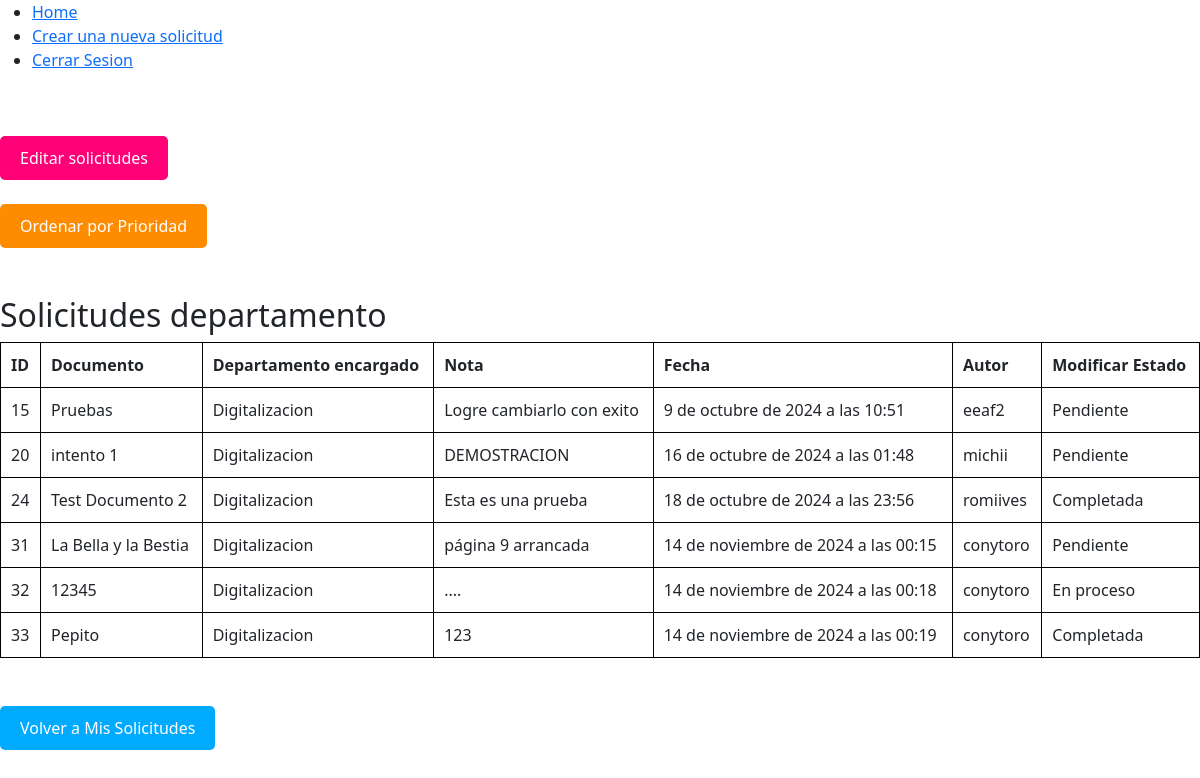
Before: /solicitudes_dep/ (signed in) with the older database file.
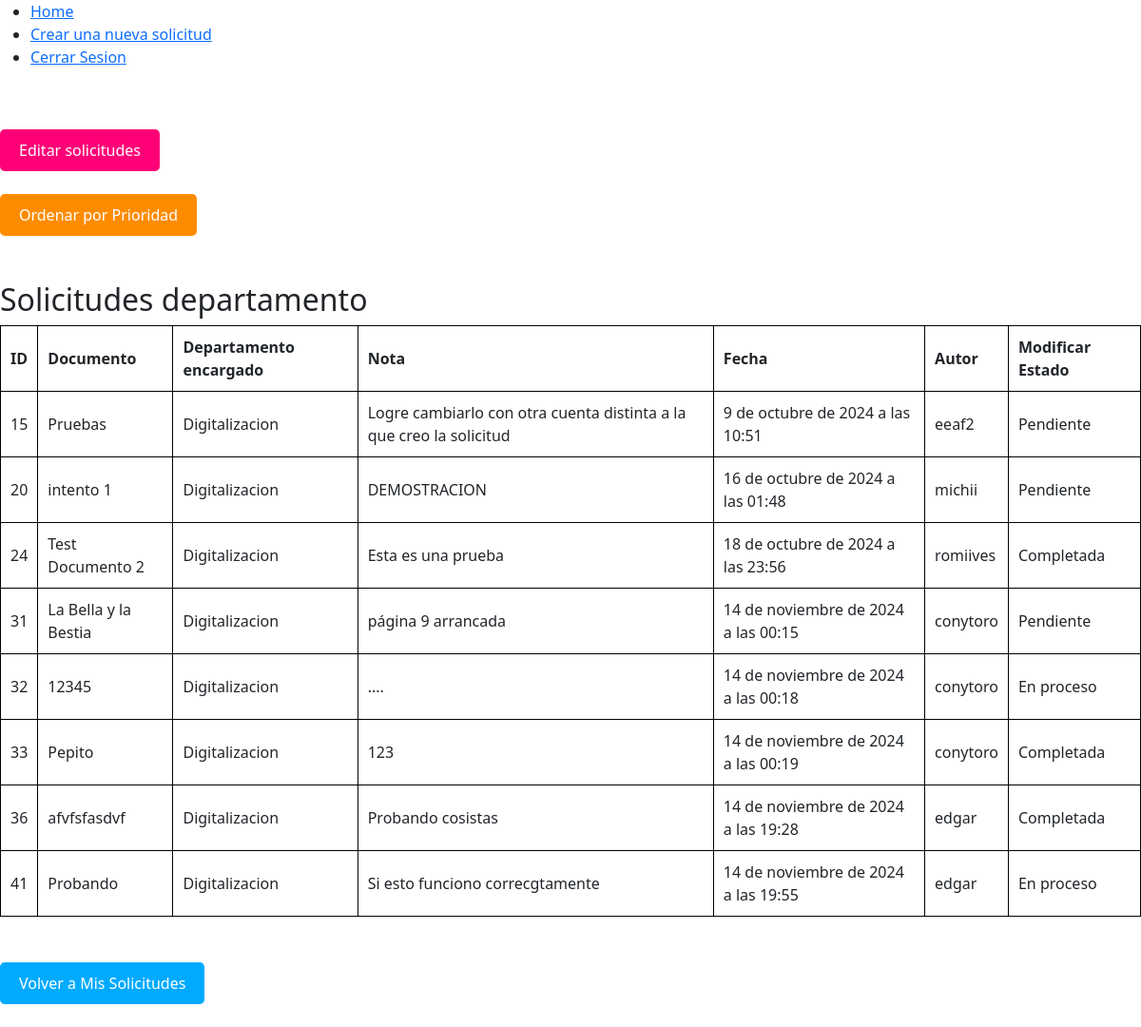
After: the same page with the newer database file.
### Cuentas/models.py (models this page shows, shortened)
class Solicitudes(models.Model):
    ESTADOS = [
        ('Pendiente','Pendiente'),
        ('En proceso','En proceso'),
        ('Completada','Completada'),
        ('Rechazada','Rechazada')
    ]
    DEPARTAMENTOS = [
        ("placeholder","Seleccionar"),
        ("Matematicas","Matematicas"),
        ("Paleontologia","Paleontologia"),
        ("Restauracion","Restauracion"),
        ("Digitalizacion","Digitalizacion"),
        ("libritos","Libreria"),
        ("Novelas","Novelas"),
        ("cuentos","Cuentos"),
        ]
    Prioridad=[
        ("Muy Importante","Muy Importante"),
        ("Importante","Importante"),
        ("Poco Importante","Poco Importante")
    ]
    documento = models.CharField(max_length=100)
    departamento = models.CharField(max_length=60, choices=DEPARTAMENTOS,default="placeholder")
    nota = models.TextField(blank=True)
    fecha = models.DateTimeField(auto_now_add=True)
    autor = models.CharField(max_length=60)
    estado = models.CharField(max_length=20, choices=ESTADOS, default='pendiente')
    prioridad= models.CharField(max_length=120, choices=Prioridad, default="Importante")
    class Meta:
        ordering = ['-fecha']  # Ordena por fecha de manera ascendente
        ordering = ['departamento']

### Cuentas/views.py (the view)
# urls.py: path('solicitudes_dep/', views.soli_dep , name='solicitudes_dep'),
def soli_dep(request):
    if request.user.is_authenticated:      #Filtrar por departamentos al que se pertenece
        usuario= request.user.id
        department= Personal.objects.values_list("sector").filter(name=usuario)
        department= department[0][0]
        entregar= Solicitudes.objects.filter(departamento=department).values()
        return render(request, 'solicitudes_dep.html', {"contexto":entregar})

### Cuentas/templates/solicitudes_dep.html (shortened to what this page needs)
<!DOCTYPE html>
<html lang="es">
<head>
    <link href="https://cdn.jsdelivr.net/npm/bootstrap@5.3.3/dist/css/bootstrap.min.css" rel="stylesheet">
</head>
<body>
        <ul>
            <li>
                <a href="{% url 'Home' %}">Home</a>
            </li>
            <li>
                <a href="/solicitudes">Crear una nueva solicitud</a>
            </li>
            {% if user.is_authenticated %}
            <li>
                <a href="/cerrar_sesion">Cerrar Sesion</a>
            </li>
            {% endif %}
        </ul>
    <br>
    <br>
    <a href="{% url 'Edit' %}">
        <button style="background-color: #ff0077; color: white; border: none; padding: 10px 20px; border-radius: 5px; cursor: pointer;">
            Editar solicitudes
        </button>
    </a>
    <br>
    <br>
    <a href="{% url 'prioridades_usuario' %}">
        <button style="background-color: #ff8c00; color: white; border: none; padding: 10px 20px; border-radius: 5px; cursor: pointer;">
            Ordenar por Prioridad
        </button>
    </a>
    <br>
    <br>
    <br>
    <h2>Solicitudes departamento</h2>
    <table>
        <thead>
            <tr>
                <th>ID</th>
                <th>Documento</th>
                <th>Departamento encargado</th>
                <th>Nota</th>
                <th>Fecha</th>
                <th>Autor</th>
                <th>Modificar Estado</th>
            </tr>
        </thead>
        <tbody>
            {% for x in contexto %}
                <tr>
                    <td>{{ x.id }}</td>
                    <td>{{ x.documento }}</td>
                    <td>{{ x.departamento }}</td>
                    <td>{{ x.nota }}</td>
                    <td>{{ x.fecha }}</td>
                    <td>{{ x.autor }}</td>
                    <td>{{ x.estado }}</a></td>
                </tr>
            {% empty %}
                <tr>
                    <td colspan="7">No hay solicitudes.</td>
                </tr>
            {% endfor %}
        </tbody>
    </table>
    <br>
    <br>
    <a href="/mis_solicitudes">
        <button style="background-color: #00aaff; color: white; border: none; padding: 10px 20px; border-radius: 5px; cursor: pointer;">
            Volver a Mis Solicitudes
        </button>
    </a>
    <br>
    <br>
</body>
</html>

Changed rows visible on the page:
changed Solicitudes "Pruebas": nota "Logre cambiarlo con exito" → "Logre cambiarlo con otra cuenta distinta a la que creo la solicitud"
added Solicitudes: id "36", documento "afvfsfasdvf", departamento "Digitalizacion", nota "Probando cosistas", fecha "14 de noviembre de 2024 a las 19:28", autor "edgar", estado "Completada"
added Solicitudes: id "41", documento "Probando", departamento "Digitalizacion", nota "Si esto funciono correcgtamente", fecha "14 de noviembre de 2024 a las 19:55", autor "edgar", estado "En proceso"
